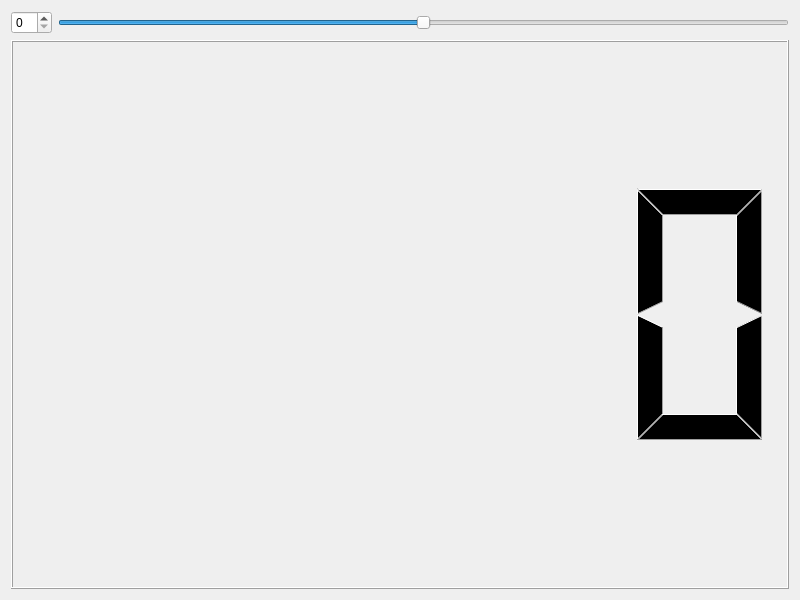
<?xml version="1.0" encoding="UTF-8"?>
<ui version="4.0">
 <class>Widget</class>
 <widget class="QWidget" name="Widget">
  <property name="geometry">
   <rect>
    <x>0</x>
    <y>0</y>
    <width>800</width>
    <height>600</height>
   </rect>
  </property>
  <property name="windowTitle">
   <string>Widget</string>
  </property>
  <layout class="QVBoxLayout" name="verticalLayout_2">
   <item>
    <layout class="QHBoxLayout" name="horizontalLayout_2">
     <item>
      <layout class="QVBoxLayout" name="verticalLayout">
       <item>
        <layout class="QHBoxLayout" name="horizontalLayout">
         <item>
          <widget class="QSpinBox" name="spinBox"/>
         </item>
         <item>
          <widget class="QSlider" name="horizontalSlider">
           <property name="minimum">
            <number>-100</number>
           </property>
           <property name="maximum">
            <number>100</number>
           </property>
           <property name="orientation">
            <enum>Qt::Orientation::Horizontal</enum>
           </property>
          </widget>
         </item>
        </layout>
       </item>
       <item>
        <widget class="QLCDNumber" name="lcdNumber"/>
       </item>
      </layout>
     </item>
    </layout>
   </item>
  </layout>
 </widget>
 <resources/>
 <connections>
  <connection>
   <sender>spinBox</sender>
   <signal>valueChanged(int)</signal>
   <receiver>horizontalSlider</receiver>
   <slot>setValue(int)</slot>
   <hints>
    <hint type="sourcelabel">
     <x>27</x>
     <y>145</y>
    </hint>
    <hint type="destinationlabel">
     <x>105</x>
     <y>152</y>
    </hint>
   </hints>
  </connection>
  <connection>
   <sender>horizontalSlider</sender>
   <signal>valueChanged(int)</signal>
   <receiver>spinBox</receiver>
   <slot>setValue(int)</slot>
   <hints>
    <hint type="sourcelabel">
     <x>164</x>
     <y>163</y>
    </hint>
    <hint type="destinationlabel">
     <x>46</x>
     <y>166</y>
    </hint>
   </hints>
  </connection>
  <connection>
   <sender>horizontalSlider</sender>
   <signal>valueChanged(int)</signal>
   <receiver>lcdNumber</receiver>
   <slot>display(int)</slot>
   <hints>
    <hint type="sourcelabel">
     <x>144</x>
     <y>158</y>
    </hint>
    <hint type="destinationlabel">
     <x>144</x>
     <y>310</y>
    </hint>
   </hints>
  </connection>
  <connection>
   <sender>spinBox</sender>
   <signal>valueChanged(int)</signal>
   <receiver>lcdNumber</receiver>
   <slot>display(int)</slot>
   <hints>
    <hint type="sourcelabel">
     <x>50</x>
     <y>151</y>
    </hint>
    <hint type="destinationlabel">
     <x>41</x>
     <y>305</y>
    </hint>
   </hints>
  </connection>
 </connections>
</ui>
